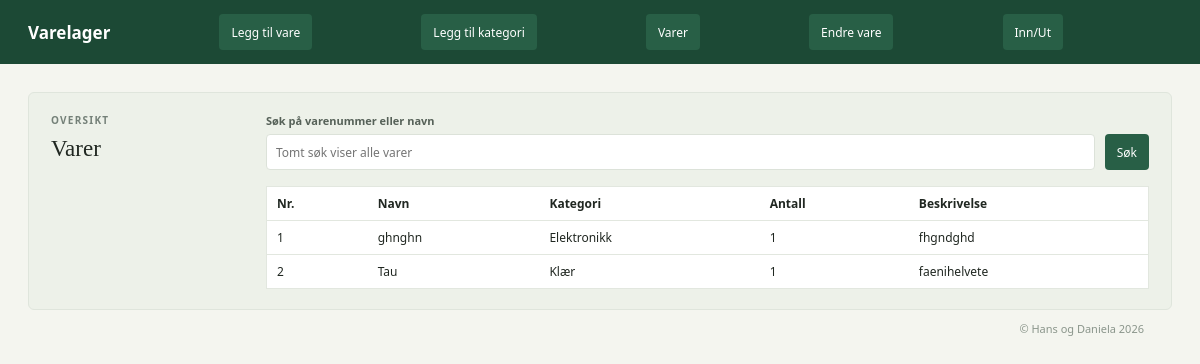
The page /varer on the database as committed earlier.
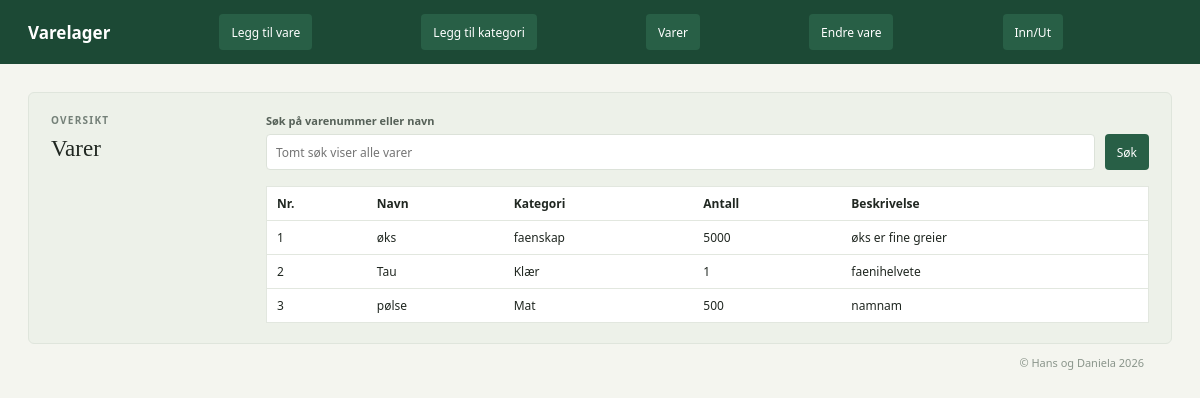
The same page on the database as committed later.
### tables this page shows
CREATE TABLE varer (
        id INTEGER PRIMARY KEY AUTOINCREMENT,
        varenavn TEXT NOT NULL,
        antall_paa_lager INTEGER NOT NULL,
        kategori INT,
        kort_beskrivelse TEXT 
    );

### main.py (the view)
@app.get("/varer")
def visvarer(request: Request, sok: str = ""):
    return templates.TemplateResponse(
        request=request,
        name="varer.html",
        context={"varer": sok_varer(sok.strip()), "sok": sok},
    )

### templates/varer.html
{% extends "base.html" %} {% block content %}
<section class="add-section" aria-labelledby="list-title">
  <div>
    <p class="eyebrow">OVERSIKT</p>
    <h2 id="list-title">Varer</h2>
  </div>
  <div>
    <form id="list-search-form" action="/varer">
      <label class="form-field name-field">
        <span>Søk på varenummer eller navn</span>
        <input
          name="sok"
          type="search"
          value="{{ sok }}"
          placeholder="Tomt søk viser alle varer"
        />
      </label>
      <button class="submit-button" type="submit">Søk</button>
    </form>
    <table class="vare-table">
      <tr>
        <th>Nr.</th>
        <th>Navn</th>
        <th>Kategori</th>
        <th>Antall</th>
        <th>Beskrivelse</th>
      </tr>
      {% for vare in varer|sort (attribute='id') %}
      <tr>
        <td>{{ vare.id }}</td>
        <td>{{ vare.varenavn }}</td>
        <td>{{ vare.kategori }}</td>
        <td>{{ vare.antall_paa_lager }}</td>
        <td>{{ vare.kort_beskrivelse }}</td>
      </tr>
      {% else %}
      <tr>
        <td colspan="5">Fant ingen varer.</td>
      </tr>
      {% endfor %}
    </table>
  </div>
</section>
{% endblock %}

### templates/base.html (shortened to what this page needs)
<!doctype html>
<html lang="no">
  <head>
    <link rel="stylesheet" href="{{ url_for('static', path='/style.css') }}" />
  </head>
  <body>
    <header class="topbar">
      <a class="brand" href="/">Varelager</a>
      <a class="submit-button welcome-action" href="/nyvare">Legg til vare</a>
      <a class="submit-button welcome-action" href="/nykategori"
        >Legg til kategori</a
      >
      <a class="submit-button welcome-action" href="/varer">Varer</a>
      <a class="submit-button welcome-action" href="/endrevare">Endre vare</a>
      <a class="submit-button welcome-action" href="/vareutinn">Inn/Ut</a>
    </header>
    <main class="page-shell">{% block content %} {% endblock %}</main>
    <footer class="page-shell storage-note">© Hans og Daniela 2026</footer>
  </body>
</html>

### static/style.css (style rules this page uses)
:root { color-scheme: light; --ink: #202721; --muted: #748078; --line: #e2e7df; --paper: #ffffff; --canvas: #f4f5ef; --green: #285f46; --green-dark: #1c4935; --lime: #dce986; --red: #a64035; font-family: "Avenir Next", Avenir, "Segoe UI", sans-serif; color: var(--ink); background: var(--canvas); font-synthesis: none; text-rendering: optimizeLegibility; }
* { box-sizing: border-box; }
body { margin: 0; min-width: 320px; background: var(--canvas); }
button, input, select { font: inherit; }
button { cursor: pointer; }
.topbar { height: 64px; display: flex; align-items: center; justify-content: space-between; padding: 0 max(28px, calc((100vw - 1180px) / 2)); background: var(--green-dark); color: #fff; }
.brand { display: inline-flex; align-items: center; gap: 10px; color: inherit; font-size: 17px; font-weight: 700; text-decoration: none; }
.page-shell { width: min(1180px, calc(100% - 56px)); margin: 0 auto; }
.welcome-action { display: inline-flex; align-items: center; text-decoration: none; }
.eyebrow { margin: 0 0 9px; color: var(--muted); font-size: 10px; font-weight: 700; letter-spacing: 1.25px; }
h1, h2, p { margin-top: 0; }
h2 { margin-bottom: 0; font-family: Georgia, "Times New Roman", serif; font-size: 23px; font-weight: 500; letter-spacing: 0; }
.form-field input, .form-field select { width: 100%; height: 39px; border: 1px solid #dce2d9; border-radius: 4px; outline: none; background: var(--paper); color: var(--ink); font-size: 13px; }
.add-section { display: grid; grid-template-columns: 190px 1fr; gap: 25px; align-items: start; margin-top: 28px; padding: 20px 22px; border: 1px solid #dfe5dc; border-radius: 6px; background: #edf1e9; }
.form-field { display: grid; gap: 6px; min-width: 0; }
.form-field > span { color: #566158; font-size: 11px; font-weight: 600; }
.form-field input, .form-field select { height: 36px; padding: 0 9px; font-size: 12px; }
.submit-button { height: 36px; border: 0; border-radius: 4px; padding: 0 12px; background: var(--green); color: #fff; font-size: 12px; white-space: nowrap; }
#list-search-form { display: grid; grid-template-columns: 1fr auto; gap: 10px; align-items: end; margin-bottom: 16px; }
.vare-table { width: 100%; border-collapse: collapse; background: var(--paper); border: 1px solid var(--line); border-radius: 4px; font-size: 12px; }
.vare-table th, .vare-table td { padding: 8px 10px; border-bottom: 1px solid var(--line); text-align: left; }
.storage-note { margin: 11px 0 36px; color: #8a958b; font-size: 11px; text-align: right; }

Rows that differ between the two databases and show on the page:
changed varer id 1: varenavn "ghnghn" → "øks"; kategori "Elektronikk" → "faenskap"; antall_paa_lager "1" → "5000"; kort_beskrivelse "fhgndghd" → "øks er fine greier"
added varer: id "3", varenavn "pølse", kategori "Mat", antall_paa_lager "500", kort_beskrivelse "namnam"
